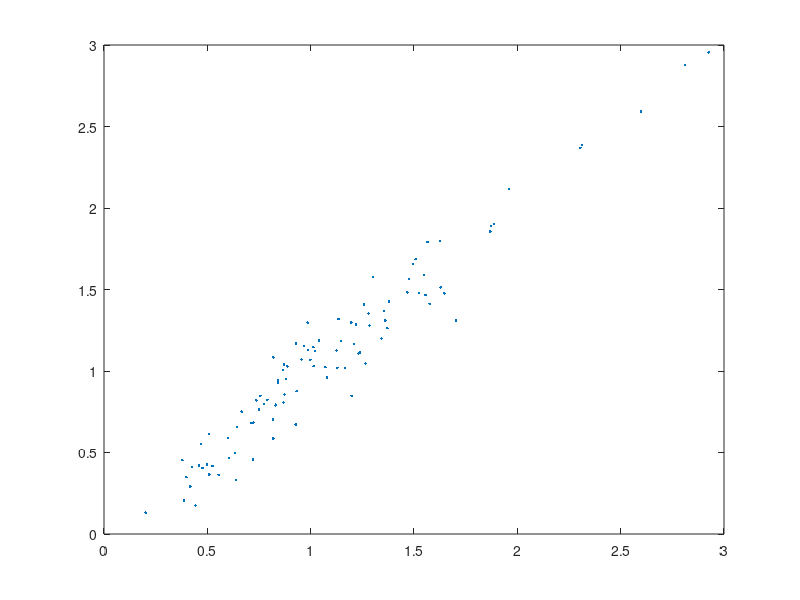

Source code (MATLAB): (Note: this script raises an error after producing the figure.)
%% Kozak Scatterplot Demo
%  
%  Jeffrey Boyd
%  boydjeff@gmamil.com
%  October 2013
%
% Requires kozakscatterplot.m
%
% This demo creates a scatterplot as described by Marcin Kozak in
% Kozak, M. (2010). Improved Scatterplot Design. IEEE Computer Graphics & 
% Applications 30(6), 3-7.
%
% Link: http://doi.ieeecomputersociety.org/10.1109/MCG.2010.112
%
% The design of this scatterplot is a hybrid of designs from Edward Tufte
% and William Cleveland.
%
figure;
%% Generate data to plot
x = exp(0 + .5*randn(1,100));                 % the log-normal is an interesting distribution
y = x + .15*randn(1,100);

minMaxX = [min(x) max(x)];
minMaxY = [min(y) max(y)];

%% plot the data
% we can use a simple plot command, as the changes are made at the axis level
% instead of at the figure level.
plot(x, y, '.');

% apply a range frame to the data we are interested in
ax1 = kozakscatterplot(gca, minMaxX, minMaxY);

% we can make changes to the axis after it is returned from the rangeframe function
xlabel(ax1, 'X data');                          %label everything
ylabel(ax1, 'Y data');
legend show;
title(ax1, 'Statistical data in a Kozak Scatterplot');